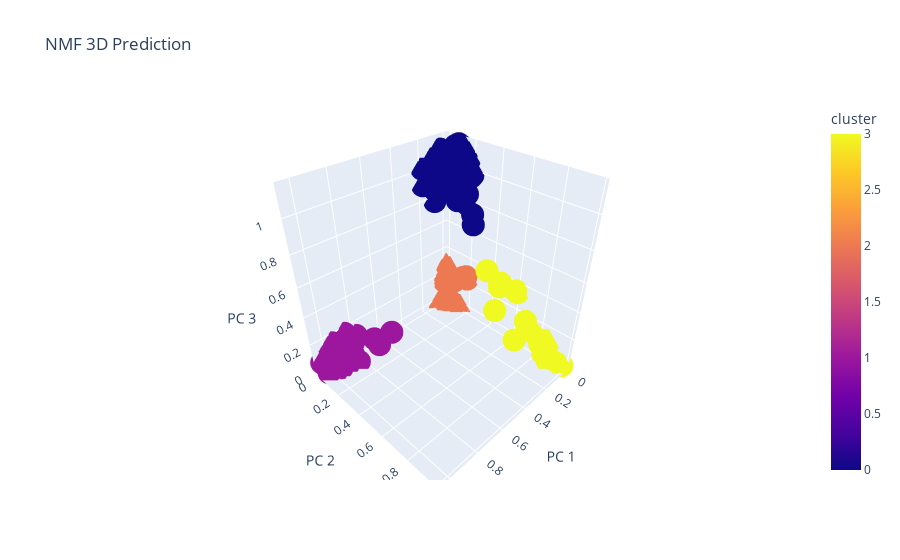

The code cell stored with this chart in its notebook:
### Code cell
fig = px.scatter_3d(
    W_df_kmeans, x='x1', y='x2', z='x3', color=W_df_kmeans['cluster'],
    labels={'x1': 'PC 1', 'x2': 'PC 2', 'x3': 'PC 3'}, title='NMF 3D Prediction'
)
fig.show()

### Figure 1 — Plotly figure (JSON) as saved in the notebook; plotly's stock layout.template omitted (floating-point values rounded to 4 significant figures; data arrays with more than 128 entries replaced by an {"elided": "..."} marker saying what was removed)
{"data": [{"hovertemplate": "PC 1=%{x}<br>PC 2=%{y}<br>PC 3=%{z}<br>cluster=%{marker.color}<extra></extra>", "legendgroup": "", "marker": {"color": {"elided": "339 int values"}, "coloraxis": "coloraxis", "symbol": "circle"}, "mode": "markers", "name": "", "scene": "scene", "showlegend": false, "type": "scatter3d", "x": {"elided": "339 float values"}, "y": {"elided": "339 float values"}, "z": {"elided": "339 float values"}}], "layout": {"coloraxis": {"colorbar": {"title": {"text": "cluster"}}, "colorscale": [[0, "#0d0887"], [0.1111, "#46039f"], [0.2222, "#7201a8"], [0.3333, "#9c179e"], [0.4444, "#bd3786"], [0.5556, "#d8576b"], [0.6667, "#ed7953"], [0.7778, "#fb9f3a"], [0.8889, "#fdca26"], [1, "#f0f921"]]}, "legend": {"tracegroupgap": 0}, "scene": {"domain": {"x": [0, 1], "y": [0, 1]}, "xaxis": {"title": {"text": "PC 1"}}, "yaxis": {"title": {"text": "PC 2"}}, "zaxis": {"title": {"text": "PC 3"}}}, "title": {"text": "NMF 3D Prediction"}}}
